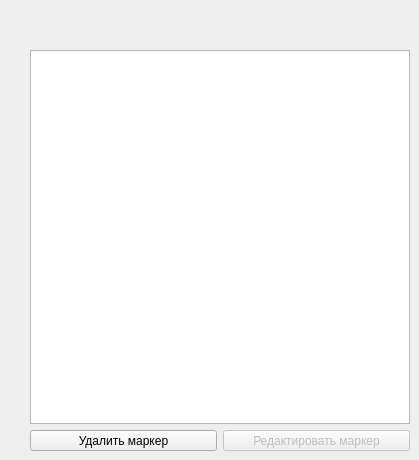
        <widget class="QWidget" name="pageMarkers">
         <widget class="QWidget" name="layoutWidget">
          <property name="geometry">
           <rect>
            <x>30</x>
            <y>50</y>
            <width>380</width>
            <height>401</height>
           </rect>
          </property>
          <layout class="QVBoxLayout" name="verticalLayoutMarkers">
           <item>
            <widget class="QListWidget" name="listWidgetMarkers"/>
           </item>
           <item>
            <layout class="QHBoxLayout" name="horizontalLayout_20">
             <property name="spacing">
              <number>-1</number>
             </property>
             <item>
              <widget class="QToolButton" name="toolReM">
               <property name="sizePolicy">
                <sizepolicy hsizetype="Expanding" vsizetype="Fixed">
                 <horstretch>0</horstretch>
                 <verstretch>0</verstretch>
                </sizepolicy>
               </property>
               <property name="minimumSize">
                <size>
                 <width>120</width>
                 <height>0</height>
                </size>
               </property>
               <property name="text">
                <string>Удалить маркер</string>
               </property>
              </widget>
             </item>
             <item>
              <widget class="QToolButton" name="toolEdM">
               <property name="enabled">
                <bool>false</bool>
               </property>
               <property name="sizePolicy">
                <sizepolicy hsizetype="Expanding" vsizetype="Fixed">
                 <horstretch>0</horstretch>
                 <verstretch>0</verstretch>
                </sizepolicy>
               </property>
               <property name="minimumSize">
                <size>
                 <width>120</width>
                 <height>0</height>
                </size>
               </property>
               <property name="text">
                <string>Редактировать маркер</string>
               </property>
              </widget>
             </item>
            </layout>
           </item>
          </layout>
         </widget>
        </widget>
